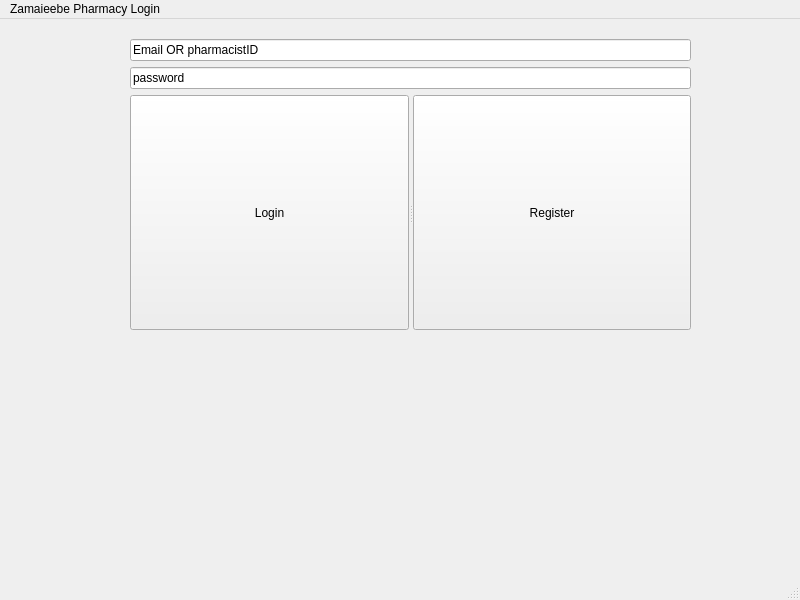
<?xml version="1.0" encoding="UTF-8"?>
<ui version="4.0">
 <class>MainWindow</class>
 <widget class="QMainWindow" name="MainWindow">
  <property name="geometry">
   <rect>
    <x>0</x>
    <y>0</y>
    <width>800</width>
    <height>600</height>
   </rect>
  </property>
  <property name="windowTitle">
   <string>MainWindow</string>
  </property>
  <widget class="QWidget" name="centralwidget">
   <widget class="QWidget" name="gridLayoutWidget">
    <property name="geometry">
     <rect>
      <x>130</x>
      <y>20</y>
      <width>561</width>
      <height>291</height>
     </rect>
    </property>
    <layout class="QGridLayout" name="gridLayout">
     <item row="2" column="0">
      <widget class="QSplitter" name="splitter">
       <property name="orientation">
        <enum>Qt::Orientation::Horizontal</enum>
       </property>
       <widget class="QPushButton" name="pushButton">
        <property name="text">
         <string>Login</string>
        </property>
       </widget>
       <widget class="QPushButton" name="pushButton_2">
        <property name="text">
         <string>Register</string>
        </property>
       </widget>
      </widget>
     </item>
     <item row="1" column="0">
      <widget class="QLineEdit" name="password">
       <property name="text">
        <string>password</string>
       </property>
      </widget>
     </item>
     <item row="0" column="0">
      <widget class="QLineEdit" name="username">
       <property name="text">
        <string>Email OR pharmacistID</string>
       </property>
      </widget>
     </item>
    </layout>
   </widget>
  </widget>
  <widget class="QMenuBar" name="menubar">
   <property name="geometry">
    <rect>
     <x>0</x>
     <y>0</y>
     <width>800</width>
     <height>25</height>
    </rect>
   </property>
   <widget class="QMenu" name="menuZamaieebe_Pharmacy_Login">
    <property name="title">
     <string>Zamaieebe Pharmacy Login</string>
    </property>
   </widget>
   <addaction name="menuZamaieebe_Pharmacy_Login"/>
  </widget>
  <widget class="QStatusBar" name="statusbar"/>
 </widget>
 <resources/>
 <connections/>
</ui>
